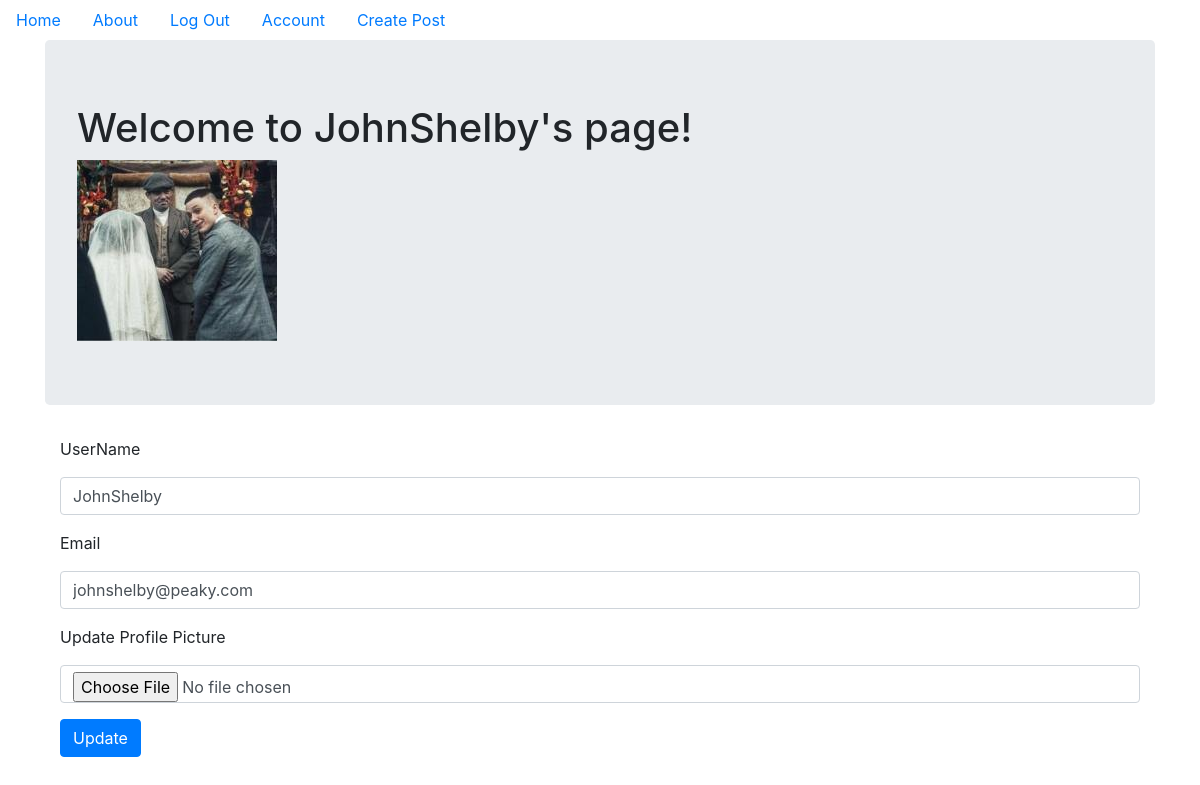
/account (signed in), run on the app's committed database.
### shelbycompanyblog/models.py (models this page shows, shortened)
class User(db.Model,UserMixin):
    __tablename__ = 'users'
    id = db.Column(db.Integer, primary_key=True)
    profile_image = db.Column(db.String(64), nullable = False,default='shelbydefault1.png')
    email = db.Column(db.String(64), unique=True,index=True)
    username = db.Column(db.String(64), unique=True, index=True)
    password_hash = db.Column(db.String(128))
    posts = db.relationship('BlogPost', backref='author', lazy=True)

### shelbycompanyblog/users/views.py (the view)
@users.route("/account", methods=['GET', 'POST'])
@login_required
def account():
    form = UpdateUserForm()
    if form.validate_on_submit():
        print(form)
        if form.picture.data:
            username = current_user.username
            pic = add_profile_pic(form.picture.data,username)
            current_user.profile_image = pic
        current_user.username = form.username.data
        current_user.email = form.email.data
        db.session.commit()
        flash('User Account Updated')
        return redirect(url_for('users.account'))
    elif request.method == 'GET':
        form.username.data = current_user.username
        form.email.data = current_user.email
    profile_image = url_for('static', filename='profile_pics/' + current_user.profile_image)
    return render_template('account.html', profile_image=profile_image, form=form)

### shelbycompanyblog/users/forms.py (shortened to what this page needs)
class UpdateUserForm(FlaskForm):
    email = StringField('Email',validators=[DataRequired(),Email()])
    username = StringField('UserName',validators=[DataRequired()])
    picture = FileField('Update Profile Picture',validators=[FileAllowed(['jpg','png'])])
    submit = SubmitField('Update')

### shelbycompanyblog/models.py (called while the page is built)
@login_manager.user_loader
def load_user(user_id):
    return User.query.get(user_id)

### shelbycompanyblog/templates/account.html (shortened to what this page needs)
{% extends "base.html" %} {% block content %}
<div class="jumbotron">
  <div align="ceter">
    <h1>Welcome to {{current_user.username}}'s page!</h1>
    <img
      align="center"
      src="{{url_for('static',filename='profile_pics/'+current_user.profile_image)}}"
    />
  </div>
</div>
<div class="container">
  <form method="POST" action="" enctype="multipart/form-data">
    <div class="form-group">
      {{form.username.label(class='form-group')}}
      {{form.username(class='form-control')}}
    </div>
    <div class="form-group">
      {{form.email.label(class='form-group')}}
      {{form.email(class='form-control')}}
    </div>
    <div class="form-group">
      {{form.picture.label(class='form-group')}}
      {{form.picture(class='form-control')}}
    </div>
    <div class="form-group">{{form.submit(class='btn btn-primary')}}</div>
  </form>
</div>
{% endblock %}

### data on the page
User: username "JohnShelby", profile_image (picture), email "johnshelby@peaky.com"
